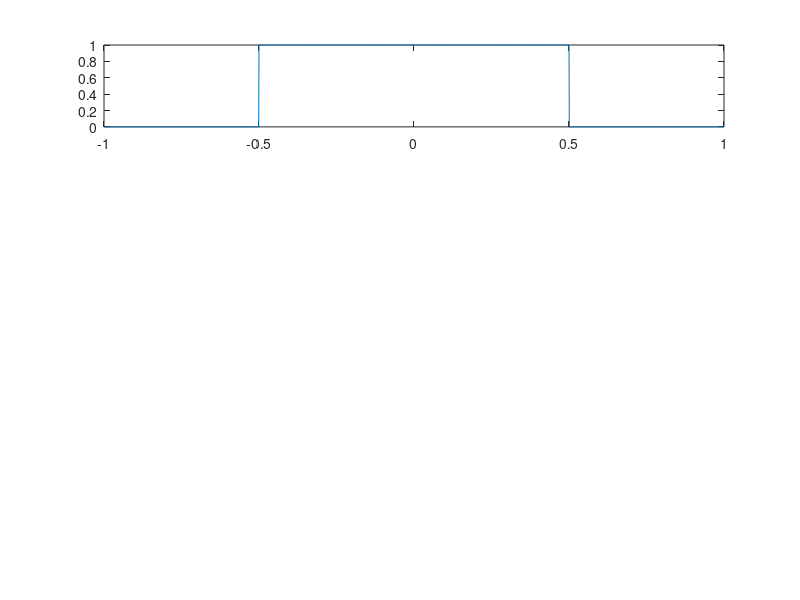

The MATLAB source for this figure: (Note: this script raises an error after producing the figure.)
clc
clear all

close all
stepsize_x=0.001;
t=-1:stepsize_x:1;
T_o=t(1,end)-t(1,1);
k=-50:1:50;

for ii=1:length(t)
    if(t(ii)<-0.5)
        x_t(ii)=0;
    elseif(t(ii)>=-0.5 && t(ii)<=0.5)
        x_t(ii)=1;
    else
        x_t(ii)=0;
    end
end
subplot(4,1,1), plot(t, x_t);

for ii=1:length(k)
    temp=x_t.*exp((-1j*2*pi*k(ii)/T_o).*t);
    a_k(ii)=(1/T_o)*integration_x(temp, stepsize_x);
end
subplot(4,1,2), stem(k, abs(a_k));

%reconstruction of the signal
composit_signal=zeros(1, length(t));
half_point=floor(length(k)/2);
mid_point=half_point+1;
for ii=1:1:length(k)
%     if (ii==1)
%         sin_harmonics(ii,:)=a_k(mid_point)*exp((1j*2*pi*k(mid_point)/T_o).*t);
%         hold on 
%         subplot(4,1,3),plot(t, (sin_harmonics));
%         hold off
%         composit_signal(ii+1,:)=composit_signal(ii, :) + sin_harmonics(ii,:);
%     else
%         sin_harmonics(ii,:)=a_k(mid_point-ii)*exp((1j*2*pi*k(mid_point-ii)/T_o).*t)...
%             +a_k(mid_point+ii)*exp((1j*2*pi*k(mid_point+ii)/T_o).*t);  
%         hold on 
%         subplot(4,1,3),plot(t, (sin_harmonics));
%         hold off
%         composit_signal(ii+1,:)=composit_signal(ii, :) + sin_harmonics(ii,:);  
%     end

        sin_harmonics(ii,:)=a_k(ii)*exp((1j*2*pi*k(ii)/T_o).*t);
        hold on 
        subplot(4,1,3),plot(t, (sin_harmonics));
        hold off
        composit_signal(ii+1,:)=composit_signal(ii, :) + sin_harmonics(ii,:);
%     pause

end
subplot(4,1,4),plot(t, (composit_signal(end,:)), t, x_t, '--r'  )
